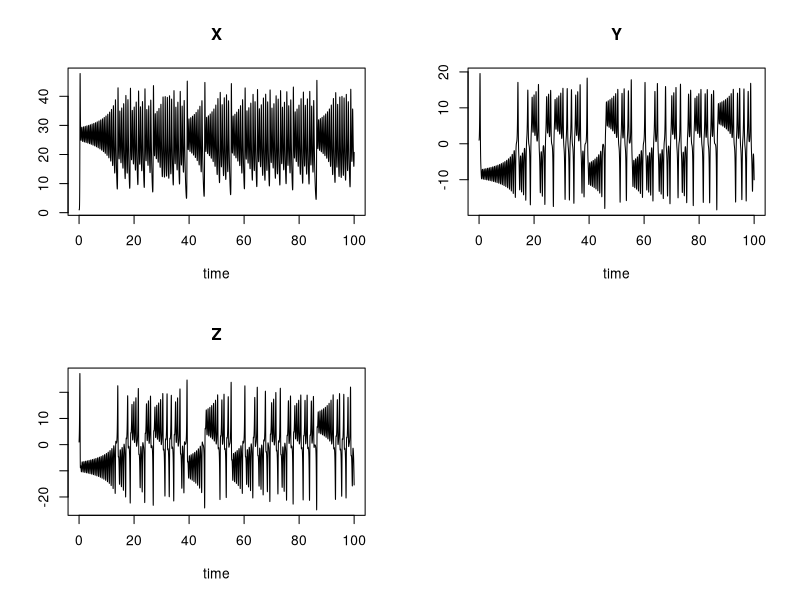

Write R code to recreate this figure.
library(deSolve)
## Chaos in the atmosphere
Lorenz <- function(t, state, parameters) {
  with(as.list(c(state, parameters)), {
    dX <- a * X + Y * Z
    dY <- b * (Y - Z)
    dZ <- -X * Y + c * Y - Z
    list(c(dX, dY, dZ))
  })
}
parameters <- c(a = -8/3, b = -10, c = 28)
state <- c(X = 1, Y = 1, Z = 1)
times <- seq(0, 100, by = 0.01)
out <- ode(y = state, times = times, func = Lorenz, parms = parameters)
plot(out)
